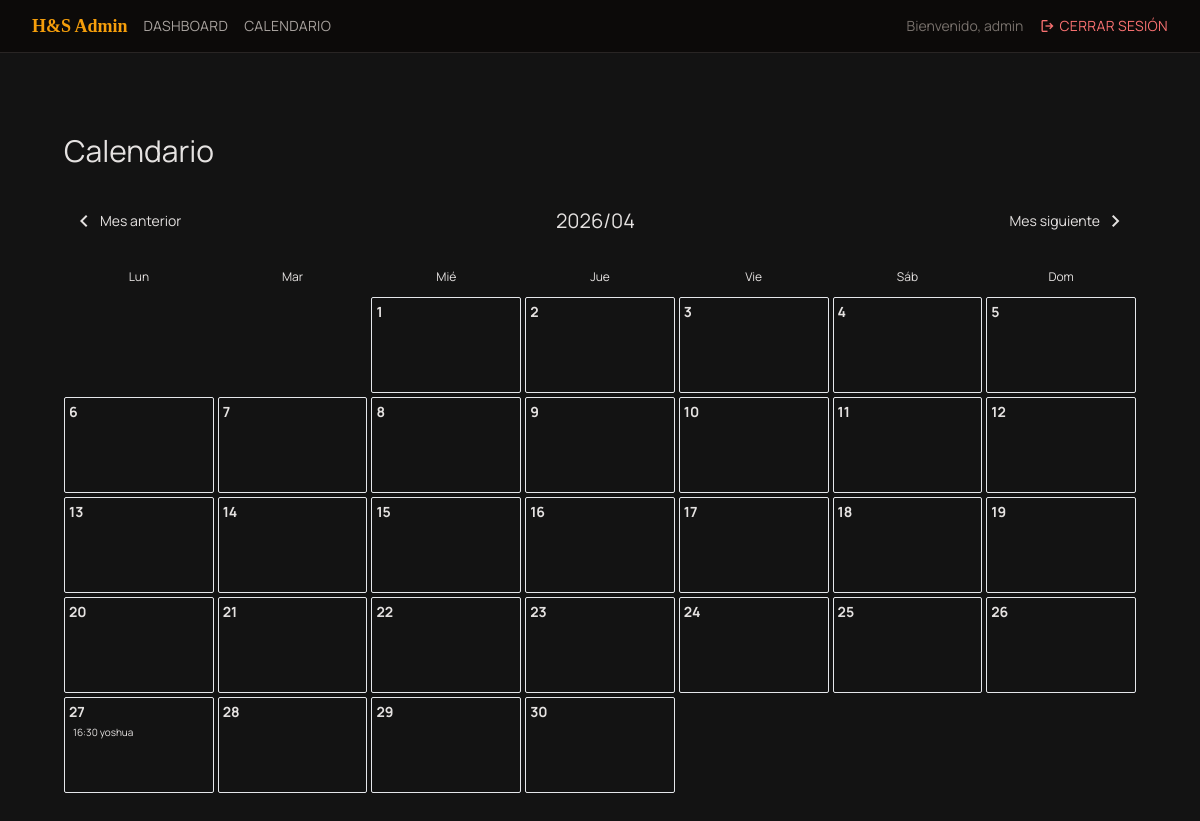
/admin/calendario (signed in), run on the app's committed database.
### app/models/models.py (models this page shows)
class Admin(UserMixin, db.Model):
    id = db.Column(db.Integer, primary_key=True)
    username = db.Column(db.String(64), unique=True, nullable=False)
    password_hash = db.Column(db.String(128), nullable=False)

class Appointment(db.Model):
    id = db.Column(db.Integer, primary_key=True)
    client_name = db.Column(db.String(100), nullable=False)
    client_email = db.Column(db.String(120))
    client_phone = db.Column(db.String(20), nullable=False)
    service_id = db.Column(db.Integer, db.ForeignKey('service.id'), nullable=False)
    barber_id = db.Column(db.Integer, db.ForeignKey('barber.id'), nullable=False)
    date = db.Column(db.Date, nullable=False)
    time = db.Column(db.Time, nullable=False)
    notes = db.Column(db.Text)
    status = db.Column(db.String(20), default='confirmada')
    created_at = db.Column(db.DateTime, default=datetime.utcnow)
    service = db.relationship('Service', backref='appointments')
    barber = db.relationship('Barber', backref='appointments')

### app/routes/admin.py (the view)
@admin_bp.route('/calendario')
@login_required
def calendario():
    today = datetime.now().date()
    year = request.args.get('year', today.year, type=int)
    month = request.args.get('month', today.month, type=int)
    first_day = datetime(year, month, 1).date()
    if month == 12:
        last_day = datetime(year+1, 1, 1).date() - timedelta(days=1)
    else:
        last_day = datetime(year, month+1, 1).date() - timedelta(days=1)
    citas_mes = Appointment.query.filter(
        Appointment.date >= first_day,
        Appointment.date <= last_day
    ).order_by(Appointment.date, Appointment.time).all()
    cal = {}
    for i in range(1, last_day.day + 1):
        d = datetime(year, month, i).date()
        cal[d] = []
    for cita in citas_mes:
        cal[cita.date].append(cita)
    prev_month = month - 1 if month > 1 else 12
    prev_year = year if month > 1 else year - 1
    next_month = month + 1 if month < 12 else 1
    next_year = year if month < 12 else year + 1
    return render_template('admin/calendario.html',
                           calendar=cal,
                           year=year,
                           month=month,
                           prev_month=prev_month,
                           prev_year=prev_year,
                           next_month=next_month,
                           next_year=next_year)

### app/models/models.py (called while the page is built)
@login_manager.user_loader
def load_user(user_id):
    return Admin.query.get(int(user_id))

### app/templates/admin/calendario.html (shortened to what this page needs)
{% extends "admin/base_admin.html" %}
{% block content %}
<div class="max-w-7xl mx-auto px-2 md:px-8 py-8 md:py-12">
    <h1 class="font-headline-xl text-primary mb-6 md:mb-8 text-xl md:text-3xl">Calendario</h1>
    <div class="flex justify-between items-center mb-4 md:mb-6">
        <a href="?year={{ prev_year }}&month={{ prev_month }}" class="text-primary font-headline-md flex items-center gap-1 hover:text-amber-300 transition-colors p-2 rounded-lg hover:bg-stone-800">
            <span class="material-symbols-outlined">chevron_left</span>
            <span class="hidden md:inline text-sm">Mes anterior</span>
        </a>
        <h2 class="font-headline-md text-lg md:text-xl">{{ year }}/{{ '%02d' % month }}</h2>
        <a href="?year={{ next_year }}&month={{ next_month }}" class="text-primary font-headline-md flex items-center gap-1 hover:text-amber-300 transition-colors p-2 rounded-lg hover:bg-stone-800">
            <span class="hidden md:inline text-sm">Mes siguiente</span>
            <span class="material-symbols-outlined">chevron_right</span>
        </a>
    </div>
    <div class="grid grid-cols-7 gap-1 text-center mb-1 md:mb-2">
        {% for day in ['Lun','Mar','Mié','Jue','Vie','Sáb','Dom'] %}
        <div class="font-label-caps text-on-surface-variant text-[10px] md:text-xs py-1">{{ day }}</div>
        {% endfor %}
    </div>
    <div class="grid grid-cols-7 gap-1">
        {% for date, citas in calendar.items() %}
        {% set weekday = date.weekday() %}
        {% if loop.first %}
        {% for _ in range(weekday) %}<div class="min-h-[60px] md:h-24 bg-surface-container-low rounded-sm"></div>{% endfor %}
        {% endif %}
        <div class="min-h-[60px] md:h-24 bg-surface-container border border-outline-variant/30 p-1 overflow-hidden rounded-sm relative">
            <div class="text-xs md:text-sm font-bold {% if date == today %}text-primary bg-primary/10 w-6 h-6 md:w-7 md:h-7 flex items-center justify-center rounded-full{% else %}text-on-surface{% endif %}">
                {{ date.day }}
            </div>
            <div class="mt-1 space-y-0.5">
                {% if citas %}
                    {% for cita in citas[:1] %}
                    <div class="text-[9px] md:text-[10px] bg-primary/20 text-primary px-1 rounded truncate leading-tight">
                        {{ cita.time.strftime('%H:%M') }} {{ cita.client_name.split()[0] }}
                    </div>
                    {% endfor %}
                {% endif %}
            </div>
        </div>
        {% if loop.last %}
        {% set last_weekday = date.weekday() %}
        {% for _ in range(6 - last_weekday) %}<div class="min-h-[60px] md:h-24 bg-surface-container-low rounded-sm"></div>{% endfor %}
        {% endif %}
        {% endfor %}
    </div>
</div>
{% endblock %}

### app/templates/admin/base_admin.html (shortened to what this page needs)
<!DOCTYPE html>
<html class="dark" lang="es">
<head>
    <script src="https://cdn.tailwindcss.com?plugins=forms,container-queries"></script>
</head>
<body>
    <nav class="bg-stone-950 border-b border-stone-800 px-4 md:px-8 py-3 flex items-center justify-between">
        <div class="flex items-center gap-4">
            <a href="{{ url_for('admin.dashboard') }}" class="text-amber-500 font-serif font-bold text-lg">H&S Admin</a>
            <a href="{{ url_for('admin.dashboard') }}" class="text-stone-400 hover:text-amber-300 text-sm uppercase tracking-wide {% if request.path == url_for('admin.dashboard') %}text-amber-400{% endif %}">Dashboard</a>
            <a href="{{ url_for('admin.calendario') }}" class="text-stone-400 hover:text-amber-300 text-sm uppercase tracking-wide {% if request.path == url_for('admin.calendario') %}text-amber-400{% endif %}">Calendario</a>
        </div>
        <div class="flex items-center gap-4">
            <span class="text-stone-500 text-sm hidden md:inline">Bienvenido, {{ current_user.username }}</span>
            <a href="{{ url_for('admin.logout') }}" class="flex items-center gap-1 text-red-400 hover:text-red-300 text-sm uppercase tracking-wide">
                <span class="material-symbols-outlined text-base">logout</span>
                Cerrar sesión
            </a>
        </div>
    </nav>
    <main class="min-h-screen py-8 px-4 md:px-8">
        {% block content %}{% endblock %}
    </main>
</body>
</html>

### app/templates/admin/base_admin.html (style rules this page uses)
.material-symbols-outlined { font-variation-settings: 'FILL' 0, 'wght' 400, 'GRAD' 0, 'opsz' 24; }
body { background-color: #131313; color: #e5e2e1; font-family: 'Manrope', sans-serif; }

### data on the page
Admin: username "admin"
Appointment: time "16:30", client_name "yoshua"

### other printed values
{{ year }} "2026"
{{ '%02d' % month }} "04"
{{ day }} "Lun" "Mar" "Mié" "Jue" "Vie" "Sáb" "Dom"
{{ date.day }} "1" "2" "3" "4" "5" "6" "7" "8" "9" "10" "11" "12" "13" "14" "15" "16" "17" "18" "19" "20" "21" "22" "23" "24" "25" "26" "27" "28" "29" "30"
